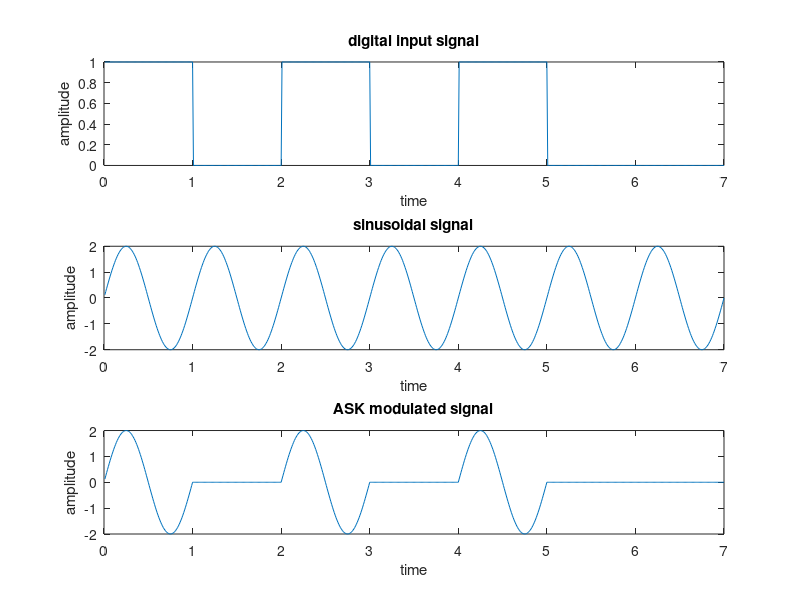
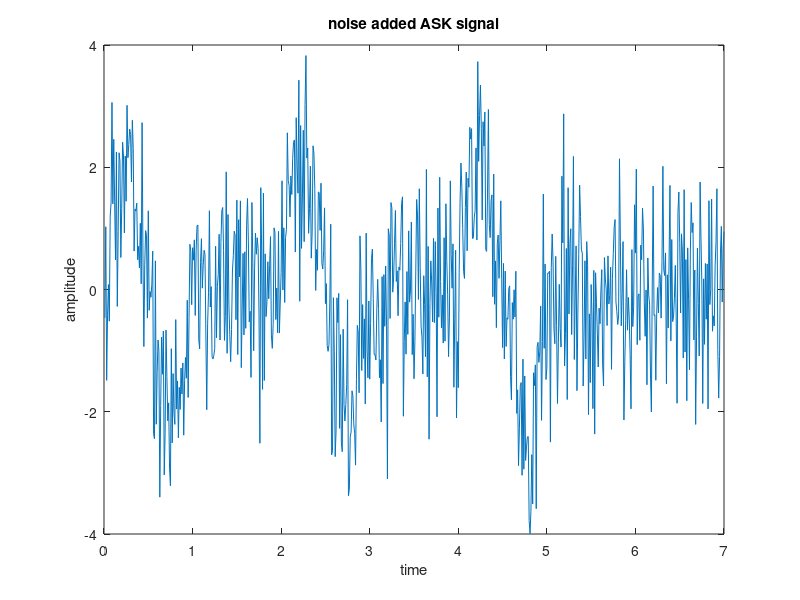
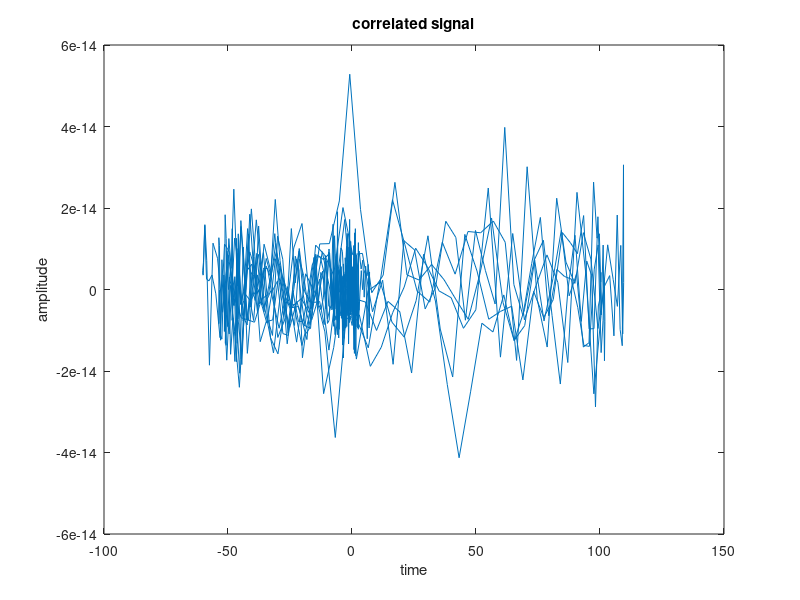
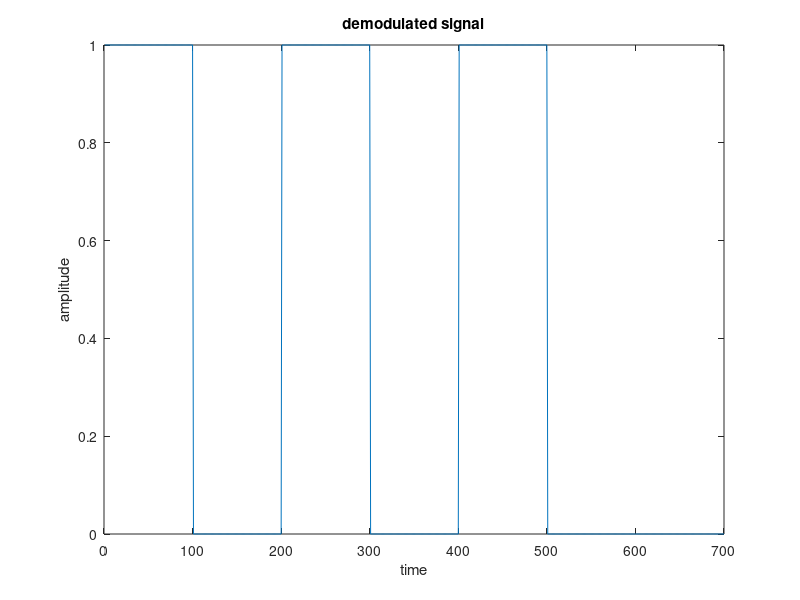

Recreate these plots in MATLAB, in order.
%%%%%%%%%%%%%%%%%%%%%%%%%%%%%%%%%%%%%%%%%%%%%%%%%%%%%%%%%%%%%%%%%%%%%%%%%%%
%                        CO250-MINI PROJECT

%Performance analysis of state-of-the-art Digital-to-Analog Conversion
%techniques using Binary Amplitude Shift Keying (BASK) and Multi Amplitude
%Shift Keying 

%MEMBERS:
%1. PALAK SINGHAL  16CO129
%2. GOVIND JEEVAN  16CO221
%3. PRASANTH SAGAR 16CO225

%%%%%%%%%%%%%%%%%%%%%%%%%%%%%%%%%%%%%%%%%%%%%%%%%%%%%%%%%%%%%%%%%%%%%%%%%%%%
clc;
clear all;
close all;
% Binary message of length 7
x=[1 0 1 0 1 0 0];
% N gives the length of the message
N=length(x);
%t is the time which increments in units of .01 till the length of the
%message
t=0.01:0.01:N;
%c is the carrier signal with frequency 1
c=2*sin(2*pi*t);
%m is a matrix in which for every 100 elements we assign the value of 1 bit
%of message and continue till the end of the message
for i=1:1:N
m((i-1)*100+1:i*100)=x(i);
end
%to calculate the modulated signal by imposing digital message on the
%carrier signal we multiply m elemnet wise with the carrier wave
y=c.*m;
subplot(3,1,1);
%plotting m(digital signal) at y axis and time at the x axis
plot(t,m);
xlabel('time');
ylabel('amplitude');
title('digital input signal');
subplot(3,1,2);
%plotting time at the x axis vs carrier wave at the y axis
plot(t,c);
xlabel('time');
ylabel('amplitude');
title('sinusoidal signal');
subplot(3,1,3);
%plotting modulated signal as the y axis vs time as the x axis
plot(t,y);
xlabel('time');
ylabel('amplitude');
title('ASK modulated signal');
% r is a number randomly chosen from 1 till the length of the modulated
% signal
r=randn(1,length(y));
%To introduce noise in our modulated carrier signal we add the random value
%to the signal and assign it to k
k=y+r;
figure;
%Plotting time vs noise introduced carrier signal
plot(t,k);
xlabel('time');
ylabel('amplitude');
title('noise added ASK signal');
%time unit incrementing in units of .01 till .99
t1=0:0.01:.99;
r1=sin(2*pi*t1);
r2=fliplr(r1);
l=length(k)+length(r2)-1;
d1=fft(k,l);
d2=fft(r2,l);
d=d1.*d2;
p=ifft(d,l);
figure;
plot(p);
xlabel('time');
ylabel('amplitude');
title('correlated signal');
for j=1:length(x)
q(j)=p(100*j);
if q(j)>15
m1(j)=1;
else
m1(j)=0;
end
end
for i=1:1:N
s((i-1)*100+1:i*100)=m1(i);
end
figure;
plot(s);
xlabel('time');
ylabel('amplitude');
title('demodulated signal');